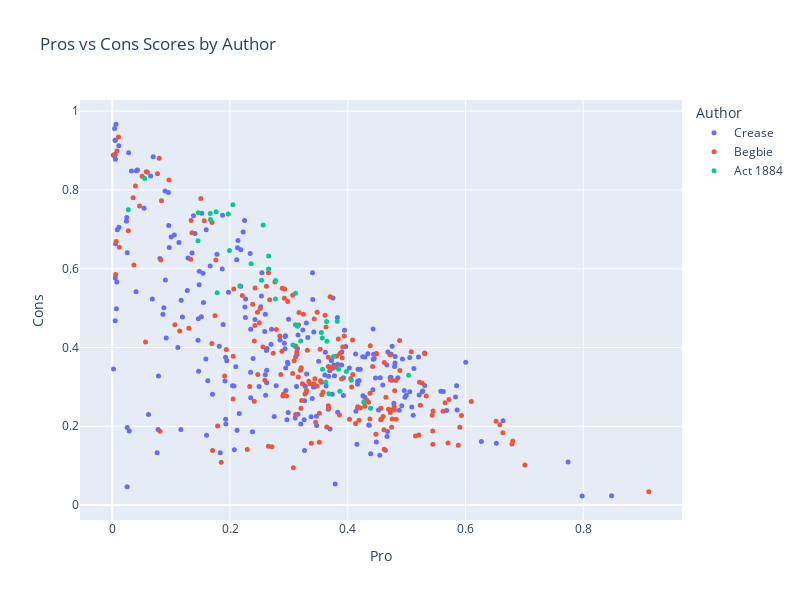

The code cell stored with this chart in its notebook:
### Code cell
df_scores['Text'] = df_scores['Text'].apply(lambda t: wrap_text(t, width = 50))

fig = px.scatter(
    df_scores,
    x="Pro",
    y="Cons",
    color="Author",
    hover_data=["Text"],
    title="Pros vs Cons Scores by Author",
    width=800,
    height=600
)

fig.update_traces(marker=dict(size=5))
fig.show()

### Figure 1 — Plotly figure (JSON) as saved in the notebook; plotly's stock layout.template omitted (floating-point values rounded to 4 significant figures; data arrays with more than 128 entries replaced by an {"elided": "..."} marker saying what was removed)
{"data": [{"customdata": {"elided": "262x1 str values"}, "hovertemplate": "Author=Crease<br>Pro=%{x}<br>Cons=%{y}<br>Text=%{customdata[0]}<extra></extra>", "legendgroup": "Crease", "marker": {"color": "#636efa", "size": 5, "symbol": "circle"}, "mode": "markers", "name": "Crease", "orientation": "v", "showlegend": true, "type": "scatter", "x": {"elided": "262 float values"}, "xaxis": "x", "y": {"elided": "262 float values"}, "yaxis": "y"}, {"customdata": {"elided": "193x1 str values"}, "hovertemplate": "Author=Begbie<br>Pro=%{x}<br>Cons=%{y}<br>Text=%{customdata[0]}<extra></extra>", "legendgroup": "Begbie", "marker": {"color": "#EF553B", "size": 5, "symbol": "circle"}, "mode": "markers", "name": "Begbie", "orientation": "v", "showlegend": true, "type": "scatter", "x": {"elided": "193 float values"}, "xaxis": "x", "y": {"elided": "193 float values"}, "yaxis": "y"}, {"customdata": [["An Act to regulate the Chinese population of<br>British Columbia."], ["WHEREAS the incoming of Chinese to British<br>Columbia largely exceeds that of any other class<br>of immigrant, and the population so introduced are<br>fast becoming superior in number to our own race;<br>are not disposed to be governed by our laws; are<br>dissimilar in habits and occupation from our<br>people; evade the payment of taxes justly due to<br>the Government; are governed by pestilential<br>habits; are useless in instances of emergency;<br>habitually desecrate grave yards by the removal of<br>bodies therefrom; and generally the laws governing<br>the whites are found to be inapplicable to<br>Chinese, and such Chinese are inclined to habits<br>subversive of the comfort and well-being of the<br>community:"], ["And whereas it is expedient to pass special laws<br>for the Government of Chinese:    Therefore, Her<br>Majesty, by and with the advice and consent of the<br>Legislative Assembly of the Province of British<br>Columbia, enacts as follows:—    1."], ["This Act shall be cited as the \"Chinese Regulation<br>Act, 1884.\""], ["The term \"Chinese\" wherever used in this Act shall<br>mean any native of the Chinese Empire or its<br>dependencies not born of British parents, and<br>shall include any person of the Chinese race."], ["From and after the passage of this Act there shall<br>be payable and paid by every Chinese in British<br>Columbia, above the age of fourteen years, unto<br>and for the use of Her Majesty, Her heirs and<br>successors, the sum of ten dollars, and thereafter<br>on the 1st day of June in each and every year<br>there shall be likewise payable and paid by such<br>Chinese person a further sum of ten dollars."], ["The Lieutenant-Governor in Council shall<br>immediately upon the passage of this Act, and from<br>time to time thereafter as occasion may require,<br>appoint in each electoral district, one or more<br>person or persons to be called Chinese Collectors,<br>to collect and receive such payments from Chinese,<br>and such Collector or Collectors immediately upon<br>such payment shall issue and deliver to the person<br>paying the same a licence in the form contained in<br>the Schedule hereto, and the Lieutenant-Governor<br>in Council may require from the Collectors so to<br>be appointed such security as he may see fit and<br>may allow them such percentage upon the amount of<br>collections as may seem reasonable and just, and<br>the Lieutenant-Governor in Council may further<br>allow such additional sum by way of expenses as<br>may be necessary and reasonable for the purpose of<br>carrying out the provisions of this Act."], ["Any Chinese who shall be found within the Province<br>not having in his possession a licence issued<br>under the provisions of this Act, lawfully issued<br>to him, shall on conviction thereof forfeit and<br>pay a sum not exceeding forty dollars."], ["Any Collector or Government servant wilfully<br>disobeying any of the provisions of this Act shall<br>forfeit and pay a sum not exceeding one hundred<br>dollars."], ["Every Collector shall collect the tax from each<br>Chinese, and shall as soon afterwards as may be<br>pay over the amount to the Officer in charge of<br>the Treasury, or to such other person as the<br>Lieutenant-Governor in Council"], ["may from time to time direct."], ["Every employer of Chinese shall furnish to the<br>Collector, when requested by him so to do, from<br>time to time, a list of all Chinese in his employ,<br>or indirectly employed by him; but no such<br>statement shall bind the Collector, nor shall<br>excuse him from making due enquiry to ascertain<br>its correctness."], ["In case any employer of Chinese fails to deliver<br>to the Collector the list mentioned in the<br>preceding section, when required so to do, or<br>knowingly states anything falsely therein, such<br>employer shall, on complaint of the Collector and<br>upon conviction before a Justice of the Peace<br>having jurisdiction within the district wherein<br>such employer carries on his business, forfeit and<br>pay a fine not exceeding one hundred dollars for<br>every Chinese in his employ, to be recovered by<br>distress of the goods and chattels of such<br>employer failing to pay the same, or in lieu<br>thereof shall be liable to imprisonment for a<br>period not less than one month and not exceeding<br>two calendar months."], ["The Collector may, by himself or his agent, levy<br>the amount of the licence from any Chinese not<br>being in lawful possession of a licence, with<br>costs, by distress of his goods and chattels, or<br>of any goods and chattels which may be in the<br>possession of the delinquent, or which may be upon<br>or in any premises (whether the goods of the<br>delinquent or not) for the time being in the<br>possession or occupation of such delinquent<br>Chinese, and for the purposes of this section<br>premises shall be deemed to be in the possession<br>or occupation of any Chinese when it can be shewn<br>to the satisfaction of the tribunal having<br>cognizance of the matter—    (a.) That such<br>Chinese habitually frequents such premises with<br>the assent of the owner.    (b.) That he is the<br>owner or one of the owners of the premises, or has<br>control either alone or jointly with another or<br>others of such premises or some part thereof."], ["(c.) That he has passed the night or slept upon<br>such premises at any time within a week of the<br>levy."], ["It shall be sufficient authority for the Collector<br>to levy as aforesaid on the non-production of the<br>licence."], ["Proof of the lawful possession of such receipt<br>shall lie on the person whose goods are<br>distrained."], ["Every employer of Chinese shall demand from every<br>such Licence to be demanded by employer and<br>retained during the service."], ["Chinese in his employ his licence, and shall<br>retain the same in his possession during the time<br>such Chinese is in his employ, and shall return<br>the same to him when he leaves his service; and<br>every employer as aforesaid shall produce to the<br>Collector, whenever required so to do, such<br>licence for his inspection."], ["The Toll Collector at any and every toll gate<br>which may exist in the Province from time to time,<br>shall, before allowing any Chinese to pass through<br>any toll gate, demand from such Chinese the<br>production of his licence, and, until the same is<br>produced, such Chinese shall not be allowed to<br>proceed through the toll gate."], ["It shall be unlawful for any person to employ any<br>Chinese who has not in his possession the licence<br>required by this Act, and any person guilty of an<br>infraction of the provisions of this section shall<br>forfeit and pay a fine not exceeding fifty dollars<br>for every Chinese so employed."], ["The sum payable by a Chinese for a free miner’s<br>certificate shall be fifteen dollars for each year<br>during which the same is to be in force instead of<br>five dollars, as by the present mining laws<br>provided, and no free miner’s certificate shall<br>hereafter be issued to any Chinese except upon<br>payment of the said sum of fifteen dollars.    15."], ["Any Chinese who shall be found mining for gold and<br>precious metals, or following the ordinary<br>occupation of a free miner, whether on his own<br>account or for others, without having in his<br>possession a free miner’s certificate, lawfully<br>issued to him subsequently to the passage of this<br>Act, and any person who shall employ any Chinese<br>in and about gold mining who has not in his<br>possession such a certificate, shall forfeit and<br>pay a sum not exceeding thirty dollars."], ["Sub-section (i.) of the Schedule A to the<br>“Licences Ordinance, 1867,” is hereby amended by<br>adding thereto the following words: “but no<br>licence shall be issued to any Chinese.”    17."], ["Without the permission in writing of the<br>Provincial Secretary or Government Agent of the<br>district or place where the permission is sought<br>it shall be unlawful to remove the remains of any<br>dead Chinese from any cemetery or place where such<br>dead Chinese may have been interred, or to exhume<br>the bodies or remains of any dead Chinese, and any<br>person guilty of an infraction of this section<br>shall forfeit and pay a sum not exceeding one<br>hundred dollars."], ["The use of opium (except for medicinal or surgical<br>purposes) is hereby prohibited, and any person who<br>shall use or consume, or have in his possession<br>any opium, except for the purposes aforesaid,<br>shall forfeit and pay a penalty not exceeding one<br>hundred dollars, and the onus of proof shall lie<br>upon the party charged of showing that such opium<br>was used, or consumed, or in his possession for<br>medicinal or surgical purposes."], ["Any pecuniary penalty by this Act imposed may be<br>sued for and recovered in a summary way before any<br>Justice of the Peace having jurisdiction in the<br>locality where the charge is made, and in default<br>of immediate payment of any such penalty the same<br>may be recovered by distress and sale of the goods<br>of the offender, and failing sufficient distress,<br>the offender shall suffer a term of imprisonment<br>not exceeding three calendar months."], ["No conviction for any offence shall be quashed for<br>want of form, and no conviction shall be removed<br>into any of Her Majesty’s Courts by certiorari or<br>reviewed in any manner, except by appeal in manner<br>hereinafter stated, that is to say: Any Chinese<br>convicted of an offence against the provisions of<br>this Act may appeal to the County Court nearest to<br>the place of conviction, provided he shall, within<br>four days after such conviction, have given notice<br>in writing to the convicting Magistrate of his<br>intention to appeal, and shall have furnished<br>security in the sum of one hundred dollars,<br>conditioned to abide by the decision of the<br>appellate Court, and shall have also deposited<br>with the convicting Magistrate a sum of money<br>sufficient in the opinion of such Magistrate to<br>pay the costs and expenses of a jury to try such<br>appeal, and such appeal shall be heard and tried<br>before the County Court, with or without a jury of<br>five, at the option of the parties, and<br>notwithstanding any defect in the proceedings, the<br>appeal shall be heard and decided on the merits,<br>and if the conviction be affirmed the appellant<br>shall be punished according to the conviction, and<br>shall pay the costs of the appeal, and if the<br>appeal be allowed, it shall be lawful for the<br>Lieutenant-Governor in Council to issue his<br>warrant to the Treasurer for the repayment to the<br>appellant of the money paid by him for jury<br>process.    21."], ["Any Chinese who shall lend his licence or free<br>miner’s certificate to another Chinese, and any<br>Chinese who shall utter or pass off upon any<br>Collector or other person any licence or free<br>miner’s certificate other than his own, with<br>intent himself to avoid payment of the licence fee<br>payable under this Act, (and the onus of proving<br>that such was not his intent, shall rest upon the<br>person charged), shall forfeit and pay a penalty<br>of not less than twenty dollars nor more than one<br>hundred dollars."], ["The tribunal having cognizance of any matter under<br>the provisions of this Act may decide, upon its<br>own view and judgment, whether any person is a<br>Chinese, and whether any person found by the Court<br>to be a Chinese be of the age of fourteen years.<br>23."], ["It shall not be lawful to let or occupy, or suffer<br>to be occupied as a dwelling, any room unless the<br>following requirements are complied with, that is<br>to say:—    (a.)"], ["Unless such room contains at all times at least<br>384 cubic feet of space for each person occupying<br>the same:    (b.)"], ["Unless such room has a window, made to open, at<br>least two feet square.    24."], ["Any person who lets, occupies, or knowingly<br>suffers to be occupied, any room contrary to the<br>provisions of section 23, shall be liable for<br>every offence to a penalty not exceeding fifty<br>dollars."], ["Any room in which any person passes the night<br>shall be deemed to be occupied as a dwelling<br>within the meaning of this Act.    26."], ["The Lieutenant-Governor in Council may, by any<br>general regulation, direct that any persons<br>imprisoned in respect of any infraction against<br>the provisions of this Act shall be worked and<br>employed at such places and on such public works,<br>or local works for the public benefit or<br>convenience, and may make such rules and<br>regulations, and may alter or annul the same, for<br>the safe custody, control, and general management<br>of such prisoners, as the said Lieutenant-Governor<br>may from time to time deem advisable.    27."], ["The Lieutenant-Governor in Council may also make<br>such rules and regulations, not inconsistent<br>herewith, as may from time to time appear<br>necessary for carrying out the true intent and<br>meaning of this Act."], ["For the purpose of any proceeding taken under the<br>provisions of this Act, the burden shall lie on<br>the defendant of proving that he is exempt from<br>the operation of any of its provisions, and it<br>shall not be necessary in any information,<br>summons, or conviction, or other document, to<br>state or negative any exception in or exemption<br>under this Act or in contemplation of law."], ["This Act shall not come into operation until one<br>year from the passage hereof."], ["This Act may be cited as the \"Chinese Regulation<br>Act, 1884.\""]], "hovertemplate": "Author=Act 1884<br>Pro=%{x}<br>Cons=%{y}<br>Text=%{customdata[0]}<extra></extra>", "legendgroup": "Act 1884", "marker": {"color": "#00cc96", "size": 5, "symbol": "circle"}, "mode": "markers", "name": "Act 1884", "orientation": "v", "showlegend": true, "type": "scatter", "x": [0.1457, 0.02731, 0.2049, 0.1971, 0.32, 0.2357, 0.3114, 0.146, 0.3977, 0.1668, 0.3843, 0.3146, 0.1665, 0.1783, 0.3865, 0.2535, 0.3571, 0.364, 0.3111, 0.2776, 0.1764, 0.1991, 0.2655, 0.05511, 0.2167, 0.307, 0.4272, 0.3821, 0.2772, 0.2656, 0.3551, 0.3626, 0.3679, 0.4059, 0.3647, 0.3758, 0.5033, 0.4388, 0.3567, 0.2565], "xaxis": "x", "y": [0.6712, 0.7494, 0.7621, 0.7387, 0.4167, 0.6127, 0.5378, 0.7419, 0.3394, 0.7251, 0.345, 0.4538, 0.7404, 0.5388, 0.2892, 0.5706, 0.3448, 0.4658, 0.4575, 0.57, 0.7444, 0.6461, 0.5991, 0.8292, 0.5558, 0.4063, 0.2617, 0.4668, 0.5229, 0.6325, 0.4381, 0.3116, 0.2823, 0.317, 0.4158, 0.3774, 0.3294, 0.2459, 0.4238, 0.7113], "yaxis": "y"}], "layout": {"height": 600, "legend": {"title": {"text": "Author"}, "tracegroupgap": 0}, "title": {"text": "Pros vs Cons Scores by Author"}, "width": 800, "xaxis": {"anchor": "y", "domain": [0, 1], "title": {"text": "Pro"}}, "yaxis": {"anchor": "x", "domain": [0, 1], "title": {"text": "Cons"}}}}
